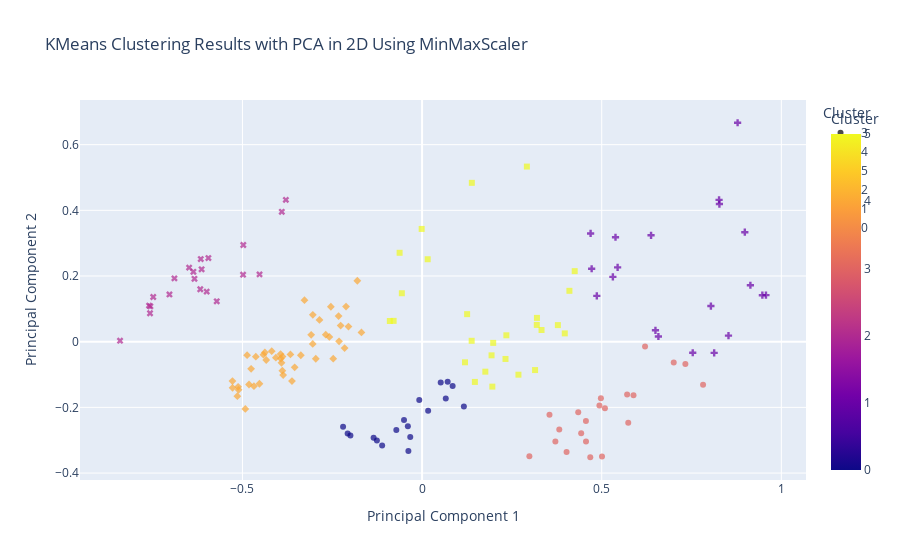

Notebook code for this chart:
### Code cell
import pandas as pd
import plotly.express as px
from sklearn.cluster import KMeans
from sklearn.decomposition import PCA
from sklearn.preprocessing import MinMaxScaler

# we use MinMaxScaler
scaler = MinMaxScaler()
df_input_scaled = scaler.fit_transform(df_input)

# use PCA to reduce the dimension into 2
pca = PCA(n_components=2)
principal_components = pca.fit_transform(df_input_scaled)
df_pca = pd.DataFrame(data=principal_components, columns=['PC1', 'PC2'])

# KMeans on the reduced data
kmeans = KMeans(n_clusters=6, random_state=42)
df_pca['Cluster'] = kmeans.fit_predict(df_pca)

# interactive scatter plot of the clusters
fig = px.scatter(
    df_pca,
    x='PC1',
    y='PC2',
    color='Cluster',
    symbol='Cluster',
    opacity=0.7,
    size_max=10,
    title='KMeans Clustering Results with PCA in 2D Using MinMaxScaler',
    labels={'PC1': 'Principal Component 1', 'PC2': 'Principal Component 2'},
)

fig.show()

### Figure 1 — Plotly figure (JSON) as saved in the notebook; plotly's stock layout.template omitted (floating-point values rounded to 4 significant figures)
{"data": [{"hovertemplate": "Cluster=%{marker.color}<br>Principal Component 1=%{x}<br>Principal Component 2=%{y}<extra></extra>", "legendgroup": "3", "marker": {"color": [3, 3, 3, 3, 3, 3, 3, 3, 3, 3, 3, 3, 3, 3, 3, 3, 3, 3, 3, 3, 3], "coloraxis": "coloraxis", "opacity": 0.7, "symbol": "circle"}, "mode": "markers", "name": "3", "orientation": "v", "showlegend": true, "type": "scatter", "x": [0.7329, 0.4936, 0.6206, 0.7821, 0.5885, 0.5707, 0.7004, 0.3546, 0.4977, 0.456, 0.3819, 0.4428, 0.5008, 0.5738, 0.4682, 0.5089, 0.2987, 0.371, 0.4346, 0.4022, 0.4563], "xaxis": "x", "y": [-0.06775, -0.1945, -0.01452, -0.1312, -0.1634, -0.1607, -0.06324, -0.2225, -0.1722, -0.2417, -0.2674, -0.2791, -0.3499, -0.2466, -0.3519, -0.2025, -0.3488, -0.3042, -0.215, -0.3359, -0.3038], "yaxis": "y"}, {"hovertemplate": "Cluster=%{marker.color}<br>Principal Component 1=%{x}<br>Principal Component 2=%{y}<extra></extra>", "legendgroup": "4", "marker": {"color": [4, 4, 4, 4, 4, 4, 4, 4, 4, 4, 4, 4, 4, 4, 4, 4, 4, 4, 4, 4, 4, 4, 4, 4, 4, 4, 4, 4, 4, 4, 4, 4, 4, 4, 4, 4, 4, 4, 4, 4, 4, 4, 4, 4, 4], "coloraxis": "coloraxis", "opacity": 0.7, "symbol": "diamond"}, "mode": "markers", "name": "4", "orientation": "v", "showlegend": true, "type": "scatter", "x": [-0.2311, -0.2681, -0.4817, -0.389, -0.2266, -0.5278, -0.3546, -0.468, -0.3938, -0.4417, -0.2539, -0.3375, -0.4759, -0.4376, -0.3932, -0.2156, -0.3274, -0.258, -0.492, -0.1802, -0.2856, -0.2049, -0.4185, -0.4069, -0.3665, -0.3867, -0.2473, -0.3043, -0.5142, -0.2958, -0.5108, -0.4527, -0.3622, -0.3885, -0.487, -0.4628, -0.512, -0.1688, -0.3041, -0.2117, -0.5275, -0.3913, -0.2324, -0.4338, -0.3087], "xaxis": "x", "y": [0.001158, 0.02122, -0.1304, -0.08815, 0.04901, -0.1198, -0.07821, -0.1354, -0.03769, -0.03948, 0.1065, -0.0413, -0.08255, -0.0327, -0.05135, -0.01936, 0.1265, 0.01456, -0.2049, 0.1855, 0.06625, 0.04598, -0.02879, -0.04868, -0.03863, -0.1017, -0.05183, -0.006941, -0.1659, -0.05195, -0.1466, -0.128, -0.12, -0.0452, -0.04094, -0.04549, -0.1374, 0.02829, 0.08193, 0.1069, -0.1404, -0.06411, 0.07799, -0.05568, 0.02092], "yaxis": "y"}, {"hovertemplate": "Cluster=%{marker.color}<br>Principal Component 1=%{x}<br>Principal Component 2=%{y}<extra></extra>", "legendgroup": "5", "marker": {"color": [5, 5, 5, 5, 5, 5, 5, 5, 5, 5, 5, 5, 5, 5, 5, 5, 5, 5, 5, 5, 5, 5, 5, 5, 5, 5, 5], "coloraxis": "coloraxis", "opacity": 0.7, "symbol": "square"}, "mode": "markers", "name": "5", "orientation": "v", "showlegend": true, "type": "scatter", "x": [0.378, 0.2683, -0.05631, 0.147, 0.3325, 0.1195, 0.2346, -0.0792, 0.1979, 0.1254, 0.4101, 0.2322, 0.1761, 0.1956, -0.06256, 0.2917, -0.08973, 0.4248, -0.00115, 0.01562, 0.3972, 0.3193, 0.138, 0.1934, 0.1385, 0.3198, 0.3145], "xaxis": "x", "y": [0.05047, -0.1005, 0.1476, -0.1225, 0.03553, -0.06277, 0.0195, 0.06344, -0.003597, 0.08389, 0.1549, -0.0526, -0.0913, -0.1368, 0.2707, 0.5332, 0.06303, 0.2148, 0.3433, 0.2511, 0.02527, 0.05107, 0.002783, -0.04155, 0.4837, 0.07252, -0.08641], "yaxis": "y"}, {"hovertemplate": "Cluster=%{marker.color}<br>Principal Component 1=%{x}<br>Principal Component 2=%{y}<extra></extra>", "legendgroup": "2", "marker": {"color": [2, 2, 2, 2, 2, 2, 2, 2, 2, 2, 2, 2, 2, 2, 2, 2, 2, 2, 2, 2, 2], "coloraxis": "coloraxis", "opacity": 0.7, "symbol": "x"}, "mode": "markers", "name": "2", "orientation": "v", "showlegend": true, "type": "scatter", "x": [-0.8407, -0.4976, -0.6137, -0.4983, -0.4525, -0.7573, -0.6894, -0.7484, -0.6365, -0.7032, -0.3905, -0.5715, -0.616, -0.6174, -0.7564, -0.3792, -0.6335, -0.6484, -0.5948, -0.7599, -0.5995], "xaxis": "x", "y": [0.002949, 0.2944, 0.2205, 0.204, 0.205, 0.08663, 0.1928, 0.136, 0.2128, 0.1438, 0.3955, 0.123, 0.2516, 0.1597, 0.1076, 0.4319, 0.1915, 0.2256, 0.2547, 0.11, 0.1525], "yaxis": "y"}, {"hovertemplate": "Cluster=%{marker.color}<br>Principal Component 1=%{x}<br>Principal Component 2=%{y}<extra></extra>", "legendgroup": "1", "marker": {"color": [1, 1, 1, 1, 1, 1, 1, 1, 1, 1, 1, 1, 1, 1, 1, 1, 1, 1, 1, 1], "coloraxis": "coloraxis", "opacity": 0.7, "symbol": "cross"}, "mode": "markers", "name": "1", "orientation": "v", "showlegend": true, "type": "scatter", "x": [0.8267, 0.5443, 0.8039, 0.4691, 0.9572, 0.7534, 0.8783, 0.5311, 0.813, 0.6578, 0.4863, 0.8529, 0.9138, 0.472, 0.6373, 0.6496, 0.8983, 0.5384, 0.8276, 0.9472], "xaxis": "x", "y": [0.4318, 0.2262, 0.1085, 0.3296, 0.1417, -0.03374, 0.6667, 0.1975, -0.03411, 0.01583, 0.1396, 0.01861, 0.1719, 0.2221, 0.324, 0.03473, 0.3334, 0.318, 0.4192, 0.1416], "yaxis": "y"}, {"hovertemplate": "Cluster=%{marker.color}<br>Principal Component 1=%{x}<br>Principal Component 2=%{y}<extra></extra>", "legendgroup": "0", "marker": {"color": [0, 0, 0, 0, 0, 0, 0, 0, 0, 0, 0, 0, 0, 0, 0, 0, 0, 0], "coloraxis": "coloraxis", "opacity": 0.7, "symbol": "circle"}, "mode": "markers", "name": "0", "orientation": "v", "showlegend": true, "type": "scatter", "x": [-0.03295, 0.05185, 0.01687, -0.03958, -0.03813, 0.1164, -0.135, -0.1258, -0.0503, -0.07169, -0.2199, 0.08507, -0.2072, -0.1995, -0.1111, -0.007822, 0.0712, 0.06595], "xaxis": "x", "y": [-0.2901, -0.1246, -0.2105, -0.2571, -0.333, -0.1974, -0.2924, -0.3011, -0.2382, -0.2686, -0.2588, -0.1346, -0.2799, -0.2859, -0.3159, -0.1778, -0.1219, -0.1731], "yaxis": "y"}], "layout": {"coloraxis": {"colorbar": {"title": {"text": "Cluster"}}, "colorscale": [[0, "#0d0887"], [0.1111, "#46039f"], [0.2222, "#7201a8"], [0.3333, "#9c179e"], [0.4444, "#bd3786"], [0.5556, "#d8576b"], [0.6667, "#ed7953"], [0.7778, "#fb9f3a"], [0.8889, "#fdca26"], [1, "#f0f921"]]}, "legend": {"title": {"text": "Cluster"}, "tracegroupgap": 0}, "title": {"text": "KMeans Clustering Results with PCA in 2D Using MinMaxScaler"}, "xaxis": {"anchor": "y", "domain": [0, 1], "title": {"text": "Principal Component 1"}}, "yaxis": {"anchor": "x", "domain": [0, 1], "title": {"text": "Principal Component 2"}}}}
